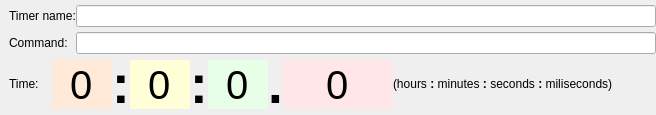
<?xml version="1.0" encoding="UTF-8"?>
<ui version="4.0">
 <class>timers_main_area</class>
 <widget class="QWidget" name="timers_main_area">
  <property name="geometry">
   <rect>
    <x>0</x>
    <y>0</y>
    <width>656</width>
    <height>115</height>
   </rect>
  </property>
  <property name="sizePolicy">
   <sizepolicy hsizetype="Expanding" vsizetype="Fixed">
    <horstretch>0</horstretch>
    <verstretch>0</verstretch>
   </sizepolicy>
  </property>
  <property name="minimumSize">
   <size>
    <width>0</width>
    <height>115</height>
   </size>
  </property>
  <property name="maximumSize">
   <size>
    <width>16777215</width>
    <height>115</height>
   </size>
  </property>
  <property name="windowTitle">
   <string>Form</string>
  </property>
  <layout class="QGridLayout" name="gridLayout">
   <property name="leftMargin">
    <number>9</number>
   </property>
   <property name="topMargin">
    <number>0</number>
   </property>
   <property name="rightMargin">
    <number>0</number>
   </property>
   <property name="bottomMargin">
    <number>0</number>
   </property>
   <property name="spacing">
    <number>0</number>
   </property>
   <item row="0" column="0" rowspan="2" colspan="2">
    <widget class="QLabel" name="label_5">
     <property name="text">
      <string>Timer name:</string>
     </property>
    </widget>
   </item>
   <item row="0" column="2" rowspan="2">
    <widget class="QLineEdit" name="lineEdit_timer_name"/>
   </item>
   <item row="2" column="2">
    <widget class="QLineEdit" name="lineEdit_command"/>
   </item>
   <item row="3" column="0" colspan="3">
    <widget class="QWidget" name="widget" native="true">
     <property name="sizePolicy">
      <sizepolicy hsizetype="Expanding" vsizetype="Fixed">
       <horstretch>0</horstretch>
       <verstretch>0</verstretch>
      </sizepolicy>
     </property>
     <property name="minimumSize">
      <size>
       <width>0</width>
       <height>61</height>
      </size>
     </property>
     <property name="maximumSize">
      <size>
       <width>16777215</width>
       <height>61</height>
      </size>
     </property>
     <layout class="QHBoxLayout" name="horizontalLayout">
      <property name="spacing">
       <number>0</number>
      </property>
      <property name="leftMargin">
       <number>0</number>
      </property>
      <property name="topMargin">
       <number>0</number>
      </property>
      <property name="rightMargin">
       <number>0</number>
      </property>
      <property name="bottomMargin">
       <number>0</number>
      </property>
      <item>
       <widget class="QLabel" name="label">
        <property name="sizePolicy">
         <sizepolicy hsizetype="Expanding" vsizetype="Fixed">
          <horstretch>0</horstretch>
          <verstretch>0</verstretch>
         </sizepolicy>
        </property>
        <property name="minimumSize">
         <size>
          <width>0</width>
          <height>0</height>
         </size>
        </property>
        <property name="maximumSize">
         <size>
          <width>80</width>
          <height>16777215</height>
         </size>
        </property>
        <property name="font">
         <font>
          <pointsize>9</pointsize>
          <weight>50</weight>
          <bold>false</bold>
         </font>
        </property>
        <property name="text">
         <string>Time:</string>
        </property>
       </widget>
      </item>
      <item>
       <widget class="QTimeEdit" name="timeEdit_hours">
        <property name="sizePolicy">
         <sizepolicy hsizetype="Fixed" vsizetype="Fixed">
          <horstretch>0</horstretch>
          <verstretch>0</verstretch>
         </sizepolicy>
        </property>
        <property name="minimumSize">
         <size>
          <width>60</width>
          <height>40</height>
         </size>
        </property>
        <property name="maximumSize">
         <size>
          <width>60</width>
          <height>16777215</height>
         </size>
        </property>
        <property name="palette">
         <palette>
          <active>
           <colorrole role="Base">
            <brush brushstyle="SolidPattern">
             <color alpha="255">
              <red>255</red>
              <green>234</green>
              <blue>218</blue>
             </color>
            </brush>
           </colorrole>
          </active>
          <inactive>
           <colorrole role="Base">
            <brush brushstyle="SolidPattern">
             <color alpha="255">
              <red>255</red>
              <green>234</green>
              <blue>218</blue>
             </color>
            </brush>
           </colorrole>
          </inactive>
          <disabled>
           <colorrole role="Base">
            <brush brushstyle="SolidPattern">
             <color alpha="255">
              <red>244</red>
              <green>244</green>
              <blue>244</blue>
             </color>
            </brush>
           </colorrole>
          </disabled>
         </palette>
        </property>
        <property name="font">
         <font>
          <pointsize>30</pointsize>
         </font>
        </property>
        <property name="toolTip">
         <string>&lt;html&gt;&lt;head/&gt;&lt;body&gt;&lt;p&gt;The &lt;span style=&quot; font-weight:600;&quot;&gt;hour&lt;/span&gt; interval that the timer will go off at&lt;/p&gt;&lt;/body&gt;&lt;/html&gt;</string>
        </property>
        <property name="autoFillBackground">
         <bool>true</bool>
        </property>
        <property name="frame">
         <bool>false</bool>
        </property>
        <property name="alignment">
         <set>Qt::AlignCenter</set>
        </property>
        <property name="buttonSymbols">
         <enum>QAbstractSpinBox::NoButtons</enum>
        </property>
        <property name="accelerated">
         <bool>false</bool>
        </property>
        <property name="dateTime">
         <datetime>
          <hour>0</hour>
          <minute>0</minute>
          <second>0</second>
          <year>2000</year>
          <month>1</month>
          <day>1</day>
         </datetime>
        </property>
        <property name="currentSection">
         <enum>QDateTimeEdit::HourSection</enum>
        </property>
        <property name="displayFormat">
         <string>h</string>
        </property>
       </widget>
      </item>
      <item>
       <widget class="QLabel" name="label_2">
        <property name="sizePolicy">
         <sizepolicy hsizetype="Preferred" vsizetype="Preferred">
          <horstretch>0</horstretch>
          <verstretch>0</verstretch>
         </sizepolicy>
        </property>
        <property name="minimumSize">
         <size>
          <width>0</width>
          <height>0</height>
         </size>
        </property>
        <property name="maximumSize">
         <size>
          <width>80</width>
          <height>16777215</height>
         </size>
        </property>
        <property name="font">
         <font>
          <pointsize>40</pointsize>
          <weight>75</weight>
          <bold>true</bold>
          <stylestrategy>PreferAntialias</stylestrategy>
         </font>
        </property>
        <property name="text">
         <string>:</string>
        </property>
       </widget>
      </item>
      <item>
       <widget class="QTimeEdit" name="timeEdit_minutes">
        <property name="sizePolicy">
         <sizepolicy hsizetype="Fixed" vsizetype="Fixed">
          <horstretch>0</horstretch>
          <verstretch>0</verstretch>
         </sizepolicy>
        </property>
        <property name="minimumSize">
         <size>
          <width>60</width>
          <height>40</height>
         </size>
        </property>
        <property name="maximumSize">
         <size>
          <width>60</width>
          <height>16777215</height>
         </size>
        </property>
        <property name="palette">
         <palette>
          <active>
           <colorrole role="Base">
            <brush brushstyle="SolidPattern">
             <color alpha="255">
              <red>255</red>
              <green>254</green>
              <blue>215</blue>
             </color>
            </brush>
           </colorrole>
          </active>
          <inactive>
           <colorrole role="Base">
            <brush brushstyle="SolidPattern">
             <color alpha="255">
              <red>255</red>
              <green>254</green>
              <blue>215</blue>
             </color>
            </brush>
           </colorrole>
          </inactive>
          <disabled>
           <colorrole role="Base">
            <brush brushstyle="SolidPattern">
             <color alpha="255">
              <red>244</red>
              <green>244</green>
              <blue>244</blue>
             </color>
            </brush>
           </colorrole>
          </disabled>
         </palette>
        </property>
        <property name="font">
         <font>
          <pointsize>30</pointsize>
         </font>
        </property>
        <property name="toolTip">
         <string>&lt;html&gt;&lt;head/&gt;&lt;body&gt;&lt;p&gt;The &lt;span style=&quot; font-weight:600;&quot;&gt;minute&lt;/span&gt; interval that the timer will go off at&lt;/p&gt;&lt;/body&gt;&lt;/html&gt;</string>
        </property>
        <property name="autoFillBackground">
         <bool>true</bool>
        </property>
        <property name="frame">
         <bool>false</bool>
        </property>
        <property name="alignment">
         <set>Qt::AlignCenter</set>
        </property>
        <property name="buttonSymbols">
         <enum>QAbstractSpinBox::NoButtons</enum>
        </property>
        <property name="accelerated">
         <bool>true</bool>
        </property>
        <property name="currentSection">
         <enum>QDateTimeEdit::MinuteSection</enum>
        </property>
        <property name="displayFormat">
         <string>m</string>
        </property>
       </widget>
      </item>
      <item>
       <widget class="QLabel" name="label_6">
        <property name="sizePolicy">
         <sizepolicy hsizetype="Preferred" vsizetype="Preferred">
          <horstretch>0</horstretch>
          <verstretch>0</verstretch>
         </sizepolicy>
        </property>
        <property name="minimumSize">
         <size>
          <width>0</width>
          <height>0</height>
         </size>
        </property>
        <property name="maximumSize">
         <size>
          <width>80</width>
          <height>16777215</height>
         </size>
        </property>
        <property name="font">
         <font>
          <pointsize>40</pointsize>
          <weight>75</weight>
          <bold>true</bold>
          <stylestrategy>PreferAntialias</stylestrategy>
         </font>
        </property>
        <property name="text">
         <string>:</string>
        </property>
       </widget>
      </item>
      <item>
       <widget class="QTimeEdit" name="timeEdit_seconds">
        <property name="sizePolicy">
         <sizepolicy hsizetype="Fixed" vsizetype="Fixed">
          <horstretch>0</horstretch>
          <verstretch>0</verstretch>
         </sizepolicy>
        </property>
        <property name="minimumSize">
         <size>
          <width>60</width>
          <height>40</height>
         </size>
        </property>
        <property name="maximumSize">
         <size>
          <width>60</width>
          <height>16777215</height>
         </size>
        </property>
        <property name="palette">
         <palette>
          <active>
           <colorrole role="Base">
            <brush brushstyle="SolidPattern">
             <color alpha="255">
              <red>232</red>
              <green>255</green>
              <blue>231</blue>
             </color>
            </brush>
           </colorrole>
          </active>
          <inactive>
           <colorrole role="Base">
            <brush brushstyle="SolidPattern">
             <color alpha="255">
              <red>232</red>
              <green>255</green>
              <blue>231</blue>
             </color>
            </brush>
           </colorrole>
          </inactive>
          <disabled>
           <colorrole role="Base">
            <brush brushstyle="SolidPattern">
             <color alpha="255">
              <red>244</red>
              <green>244</green>
              <blue>244</blue>
             </color>
            </brush>
           </colorrole>
          </disabled>
         </palette>
        </property>
        <property name="font">
         <font>
          <pointsize>30</pointsize>
         </font>
        </property>
        <property name="toolTip">
         <string>&lt;html&gt;&lt;head/&gt;&lt;body&gt;&lt;p&gt;The &lt;span style=&quot; font-weight:600;&quot;&gt;second&lt;/span&gt; interval that the timer will go off at&lt;/p&gt;&lt;/body&gt;&lt;/html&gt;</string>
        </property>
        <property name="whatsThis">
         <string>&lt;html&gt;&lt;head/&gt;&lt;body&gt;&lt;p&gt;The &lt;span style=&quot; font-weight:600;&quot;&gt;second&lt;/span&gt; interval that the timer will go off at&lt;/p&gt;&lt;/body&gt;&lt;/html&gt;</string>
        </property>
        <property name="autoFillBackground">
         <bool>true</bool>
        </property>
        <property name="frame">
         <bool>false</bool>
        </property>
        <property name="alignment">
         <set>Qt::AlignCenter</set>
        </property>
        <property name="buttonSymbols">
         <enum>QAbstractSpinBox::NoButtons</enum>
        </property>
        <property name="accelerated">
         <bool>true</bool>
        </property>
        <property name="currentSection">
         <enum>QDateTimeEdit::SecondSection</enum>
        </property>
        <property name="displayFormat">
         <string>s</string>
        </property>
       </widget>
      </item>
      <item>
       <widget class="QLabel" name="label_7">
        <property name="sizePolicy">
         <sizepolicy hsizetype="Preferred" vsizetype="Preferred">
          <horstretch>0</horstretch>
          <verstretch>0</verstretch>
         </sizepolicy>
        </property>
        <property name="minimumSize">
         <size>
          <width>0</width>
          <height>0</height>
         </size>
        </property>
        <property name="maximumSize">
         <size>
          <width>80</width>
          <height>16777215</height>
         </size>
        </property>
        <property name="font">
         <font>
          <pointsize>40</pointsize>
          <weight>75</weight>
          <bold>true</bold>
          <stylestrategy>PreferAntialias</stylestrategy>
         </font>
        </property>
        <property name="text">
         <string>.</string>
        </property>
       </widget>
      </item>
      <item>
       <widget class="QTimeEdit" name="timeEdit_msecs">
        <property name="sizePolicy">
         <sizepolicy hsizetype="Fixed" vsizetype="Fixed">
          <horstretch>0</horstretch>
          <verstretch>0</verstretch>
         </sizepolicy>
        </property>
        <property name="minimumSize">
         <size>
          <width>110</width>
          <height>40</height>
         </size>
        </property>
        <property name="maximumSize">
         <size>
          <width>110</width>
          <height>16777215</height>
         </size>
        </property>
        <property name="palette">
         <palette>
          <active>
           <colorrole role="Base">
            <brush brushstyle="SolidPattern">
             <color alpha="255">
              <red>255</red>
              <green>230</green>
              <blue>232</blue>
             </color>
            </brush>
           </colorrole>
          </active>
          <inactive>
           <colorrole role="Base">
            <brush brushstyle="SolidPattern">
             <color alpha="255">
              <red>255</red>
              <green>230</green>
              <blue>232</blue>
             </color>
            </brush>
           </colorrole>
          </inactive>
          <disabled>
           <colorrole role="Base">
            <brush brushstyle="SolidPattern">
             <color alpha="255">
              <red>244</red>
              <green>244</green>
              <blue>244</blue>
             </color>
            </brush>
           </colorrole>
          </disabled>
         </palette>
        </property>
        <property name="font">
         <font>
          <pointsize>30</pointsize>
         </font>
        </property>
        <property name="toolTip">
         <string>&lt;html&gt;&lt;head/&gt;&lt;body&gt;&lt;p&gt;The &lt;span style=&quot; font-weight:600;&quot;&gt;milisecond&lt;/span&gt; interval that the timer will go off at (1000 miliseconds = 1 second)&lt;/p&gt;&lt;/body&gt;&lt;/html&gt;</string>
        </property>
        <property name="whatsThis">
         <string>&lt;html&gt;&lt;head/&gt;&lt;body&gt;&lt;p&gt;The &lt;span style=&quot; font-weight:600;&quot;&gt;milisecond&lt;/span&gt; interval that the timer will go off at (1000 miliseconds = 1 second)&lt;/p&gt;&lt;/body&gt;&lt;/html&gt;</string>
        </property>
        <property name="autoFillBackground">
         <bool>true</bool>
        </property>
        <property name="frame">
         <bool>false</bool>
        </property>
        <property name="alignment">
         <set>Qt::AlignCenter</set>
        </property>
        <property name="buttonSymbols">
         <enum>QAbstractSpinBox::NoButtons</enum>
        </property>
        <property name="accelerated">
         <bool>true</bool>
        </property>
        <property name="currentSection">
         <enum>QDateTimeEdit::MSecSection</enum>
        </property>
        <property name="displayFormat">
         <string>z</string>
        </property>
       </widget>
      </item>
      <item>
       <widget class="QLabel" name="label_3">
        <property name="text">
         <string>&lt;html&gt;&lt;head/&gt;&lt;body&gt;&lt;p&gt;(hours &lt;span style=&quot; font-weight:600;&quot;&gt;:&lt;/span&gt; minutes &lt;span style=&quot; font-weight:600;&quot;&gt;:&lt;/span&gt; seconds &lt;span style=&quot; font-weight:600;&quot;&gt;:&lt;/span&gt; miliseconds)&lt;/p&gt;&lt;/body&gt;&lt;/html&gt;</string>
        </property>
       </widget>
      </item>
      <item>
       <spacer name="horizontalSpacer">
        <property name="orientation">
         <enum>Qt::Horizontal</enum>
        </property>
        <property name="sizeHint" stdset="0">
         <size>
          <width>40</width>
          <height>20</height>
         </size>
        </property>
       </spacer>
      </item>
     </layout>
    </widget>
   </item>
   <item row="2" column="0">
    <widget class="QLabel" name="label_4">
     <property name="sizePolicy">
      <sizepolicy hsizetype="Fixed" vsizetype="Fixed">
       <horstretch>0</horstretch>
       <verstretch>0</verstretch>
      </sizepolicy>
     </property>
     <property name="minimumSize">
      <size>
       <width>0</width>
       <height>0</height>
      </size>
     </property>
     <property name="maximumSize">
      <size>
       <width>16777215</width>
       <height>16777215</height>
      </size>
     </property>
     <property name="font">
      <font>
       <pointsize>9</pointsize>
      </font>
     </property>
     <property name="text">
      <string>Command:</string>
     </property>
    </widget>
   </item>
  </layout>
 </widget>
 <resources/>
 <connections/>
</ui>
